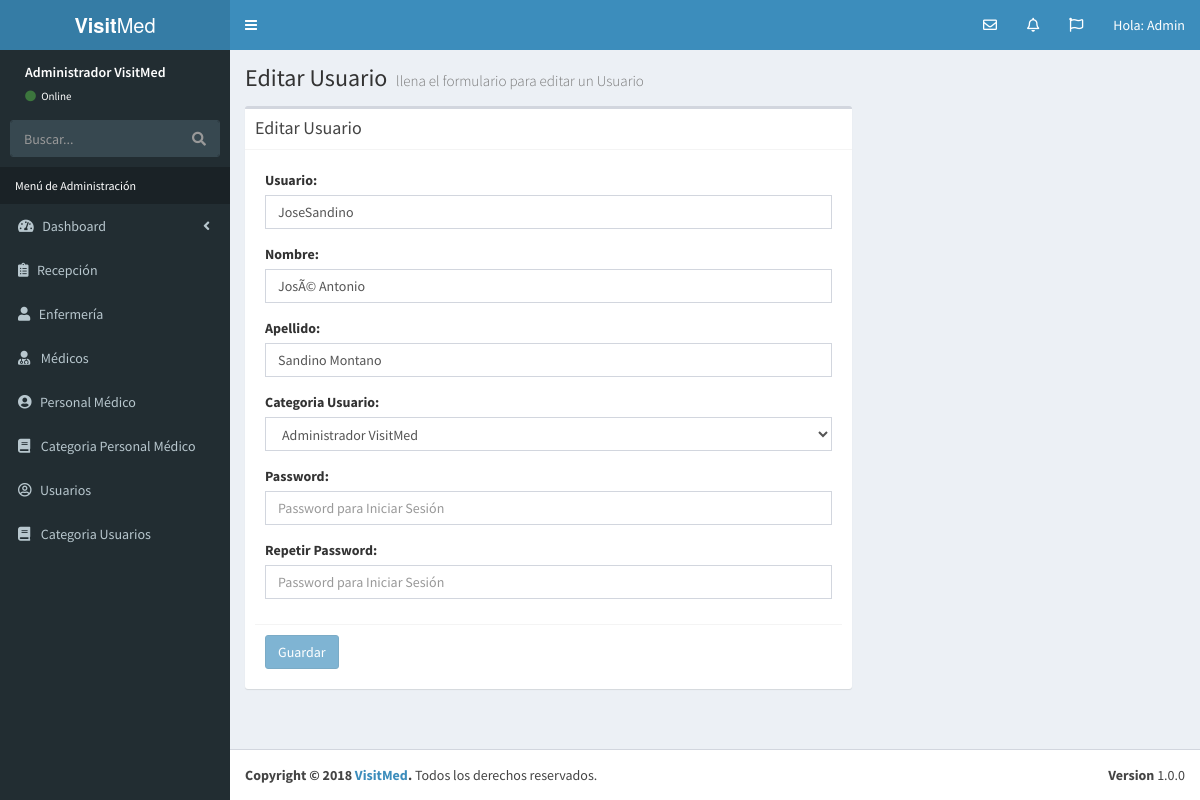
Screenshot of /editar_usuario.php?id=1 (signed in) with the database file from the repository.
### tables this page shows
CREATE TABLE `usuarios` (
  `id_usuario` int(11) NOT NULL,
  `usuario` varchar(50) NOT NULL,
  `nombre_usuario` varchar(100) NOT NULL,
  `apellido_usuario` varchar(100) NOT NULL,
  `password` varchar(60) NOT NULL,
  `id_cat_usuario` tinyint(10) NOT NULL,
  `editado` datetime NOT NULL
);

### editar_usuario.php (the view, shortened to what this page needs)
<?php
      $id = $_GET['id'];
      if(!filter_var($id, FILTER_VALIDATE_INT)):
        die("Error");
      else:
      include_once 'funciones/funciones.php';
      include_once 'templates/header.php';
      include_once 'templates/barra.php';
      include_once 'templates/navegacion.php';
?>
  <div class="content-wrapper">
    <section class="content-header">
      <h1>
        Editar Usuario
        <small>llena el formulario para editar un Usuario</small>
      </h1>
    </section>
    <div class="row">
      <div class="col-md-8">
        <section class="content">
          <div class="box">
            <div class="box-header with-border">
              <h3 class="box-title">Editar Usuario</h3>
            </div>
            <div class="box-body">
                <?php
                    $sql = "SELECT * FROM usuarios WHERE  id_usuario = $id";
                    $resultado = $conn->query($sql);
                    $usuario = $resultado->fetch_assoc();
                ?>
                <form role="form" name="guardar-registro" id="guardar-registro" method="post" action="modelo_usuario.php">
                      <div class="box-body">
                            <div class="form-group">
                                <label for="usuario">Usuario:</label>
                                <input type="text" class="form-control" id="usuario" name="usuario" placeholder="Usuario" value="<?php echo $usuario['usuario']; ?>">
                            </div>
                            <div class="form-group">
                                <label for="nombre_usuario">Nombre:</label>
                                <input type="text" class="form-control" id="nombre_usuario" name="nombre_usuario" placeholder="Tu Nombre Completo" value="<?php echo $usuario['nombre_usuario']; ?>">
                            </div>
                            <div class="form-group">
                                <label for="apellido_usuario">Apellido:</label>
                                <input type="text" class="form-control" id="apellido_usuario" name="apellido_usuario" placeholder="Tu Apellido Completo" value="<?php echo $usuario['apellido_usuario']; ?>">
                            </div>
                            <div class="form-group">
                                <label for="nombre">Categoria Usuario:</label>
                                <select name="categoria_usuario" class="form-control seleccionar">
                                    <?php
                                      try{
                                          $categoria_actual = $usuario['id_cat_usuario'];
                                          $sql = "SELECT * FROM categoria_usuario ";
                                          $resultado = $conn->query($sql);
                                          while($cat_usuario = $resultado->fetch_assoc()) {
                                            if($cat_usuario['id_categoria_usuario'] == $categoria_actual) { ?>
                                            <option value="<?php echo $cat_usuario['id_categoria_usuario']; ?>" selected>
                                                <?php echo $cat_usuario['cat_usuario']; ?>
                                            </option>
                                        <?php } else { ?>
                                          <option value="<?php echo $cat_usuario['id_categoria_usuario']; ?>">
                                                <?php echo $cat_usuario['cat_usuario']; ?>
                                            </option>
                                        <?php }
                                          }
                                      } catch (Exception $e) {
                                          echo "Error: " . $e->getMessage();
                                      }
                                    ?>
                                </select>
                            </div>
                            <div class="form-group">
                                <label for="password">Password:</label>
                                <input type="password" class="form-control" id="password" name="password" placeholder="Password para Iniciar Sesión">
                            </div>
                            <div class="form-group">
                                <label for="password">Repetir Password:</label>
                                <input type="password" class="form-control" id="repetir_password" name="repetir_password" placeholder="Password para Iniciar Sesión">
                            </div>
                      </div>
                      <div class="box-footer">
                          <button type="submit" class="btn btn-primary" id="crear_registro">Guardar</button>
                      </div>
                </form>
            </div>
          </div>
        </section>
      </div>
    </div>
  </div>
  <?php
        include_once 'templates/footer.php';
        endif;
  ?>

### rows the page displays
usuarios: usuario "JoseSandino", nombre_usuario "JosÃ© Antonio", apellido_usuario "Sandino Montano"

### other values shown
form field categoria_usuario "Administrador VisitMed"
